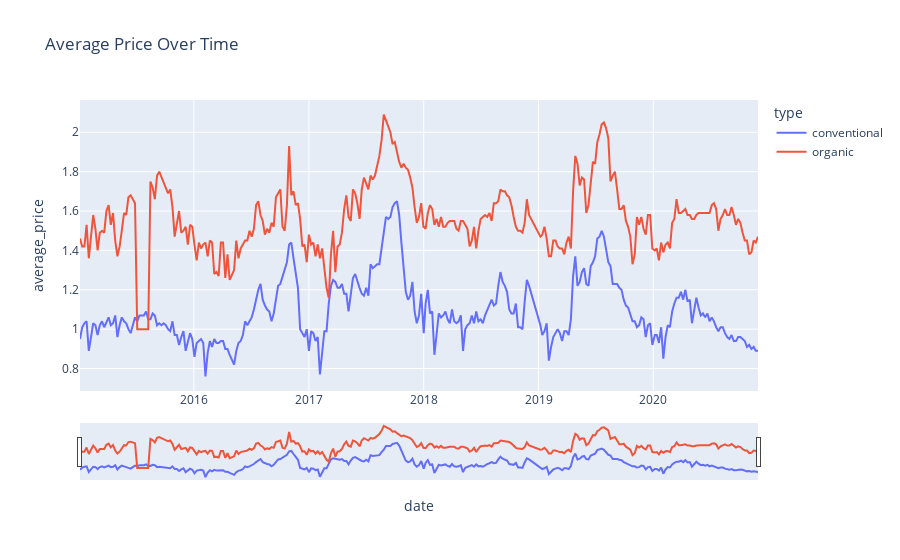

The code cell stored with this chart in its notebook:
### Code cell
fig = px.line(df[df['geography'] == 'Total U.S.'], x='date', y="average_price", title="Average Price Over Time", color="type")
fig.update_xaxes(rangeslider_visible=True)
fig.show()

### Figure 1 — Plotly figure (JSON) as saved in the notebook; plotly's stock layout.template omitted (floating-point values rounded to 4 significant figures; data arrays with more than 128 entries replaced by an {"elided": "..."} marker saying what was removed)
{"data": [{"hovertemplate": "type=conventional<br>date=%{x}<br>average_price=%{y}<extra></extra>", "legendgroup": "conventional", "line": {"color": "#636efa", "dash": "solid"}, "marker": {"symbol": "circle"}, "mode": "lines", "name": "conventional", "orientation": "v", "showlegend": true, "type": "scatter", "x": {"elided": "306 str values"}, "xaxis": "x", "y": {"elided": "306 float values"}, "yaxis": "y"}, {"hovertemplate": "type=organic<br>date=%{x}<br>average_price=%{y}<extra></extra>", "legendgroup": "organic", "line": {"color": "#EF553B", "dash": "solid"}, "marker": {"symbol": "circle"}, "mode": "lines", "name": "organic", "orientation": "v", "showlegend": true, "type": "scatter", "x": {"elided": "306 str values"}, "xaxis": "x", "y": {"elided": "306 float values"}, "yaxis": "y"}], "layout": {"legend": {"title": {"text": "type"}, "tracegroupgap": 0}, "title": {"text": "Average Price Over Time"}, "xaxis": {"anchor": "y", "domain": [0, 1], "rangeslider": {"visible": true}, "title": {"text": "date"}}, "yaxis": {"anchor": "x", "domain": [0, 1], "title": {"text": "average_price"}}}}
